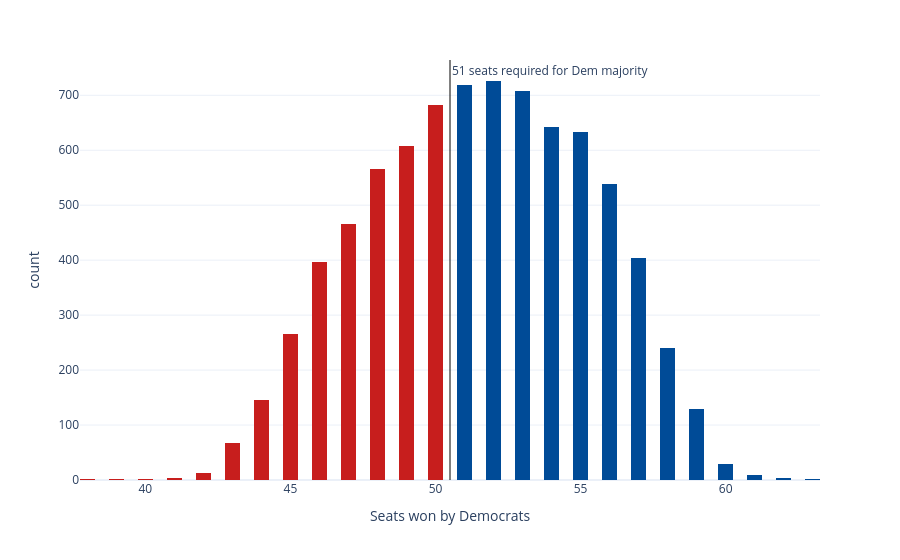

Write notebook code for a chart like this one.
### Code cell
sims_hist = px.histogram(seat_sims, x='seats', nbins=np.unique(seat_sims['seats']).shape[0]*2, color='winner',
                         color_discrete_map={'Democrats': '#004b97', 'Republicans': '#c71e1d'},
                         labels={'seats':'Seats won by Democrats', 'winner': 'Winner'}, template='plotly_white')
sims_hist.update_traces(showlegend=False)
sims_hist.add_vline(x=50.5, line_width=1, line_color='black', annotation_text='51 seats required for Dem majority', 
                    annotation_position='top right')
sims_hist

### Figure 1 — Plotly figure (JSON) as saved in the notebook; plotly's stock layout.template omitted (floating-point values rounded to 4 significant figures; data arrays with more than 128 entries replaced by an {"elided": "..."} marker saying what was removed)
{"data": [{"bingroup": "x", "hovertemplate": "Winner=Democrats<br>Seats won by Democrats=%{x}<br>count=%{y}<extra></extra>", "legendgroup": "Democrats", "marker": {"color": "#004b97", "pattern": {"shape": ""}}, "name": "Democrats", "nbinsx": 52, "orientation": "v", "showlegend": false, "type": "histogram", "x": {"elided": "4784 int values"}, "xaxis": "x", "yaxis": "y"}, {"bingroup": "x", "hovertemplate": "Winner=Republicans<br>Seats won by Democrats=%{x}<br>count=%{y}<extra></extra>", "legendgroup": "Republicans", "marker": {"color": "#c71e1d", "pattern": {"shape": ""}}, "name": "Republicans", "nbinsx": 52, "orientation": "v", "showlegend": false, "type": "histogram", "x": {"elided": "3216 int values"}, "xaxis": "x", "yaxis": "y"}], "layout": {"annotations": [{"showarrow": false, "text": "51 seats required for Dem majority", "x": 50.5, "xanchor": "left", "xref": "x", "y": 1, "yanchor": "top", "yref": "y domain"}], "barmode": "relative", "legend": {"title": {"text": "Winner"}, "tracegroupgap": 0}, "margin": {"t": 60}, "shapes": [{"line": {"color": "black", "width": 1}, "type": "line", "x0": 50.5, "x1": 50.5, "xref": "x", "y0": 0, "y1": 1, "yref": "y domain"}], "xaxis": {"anchor": "y", "domain": [0, 1], "title": {"text": "Seats won by Democrats"}}, "yaxis": {"anchor": "x", "domain": [0, 1], "title": {"text": "count"}}}}
